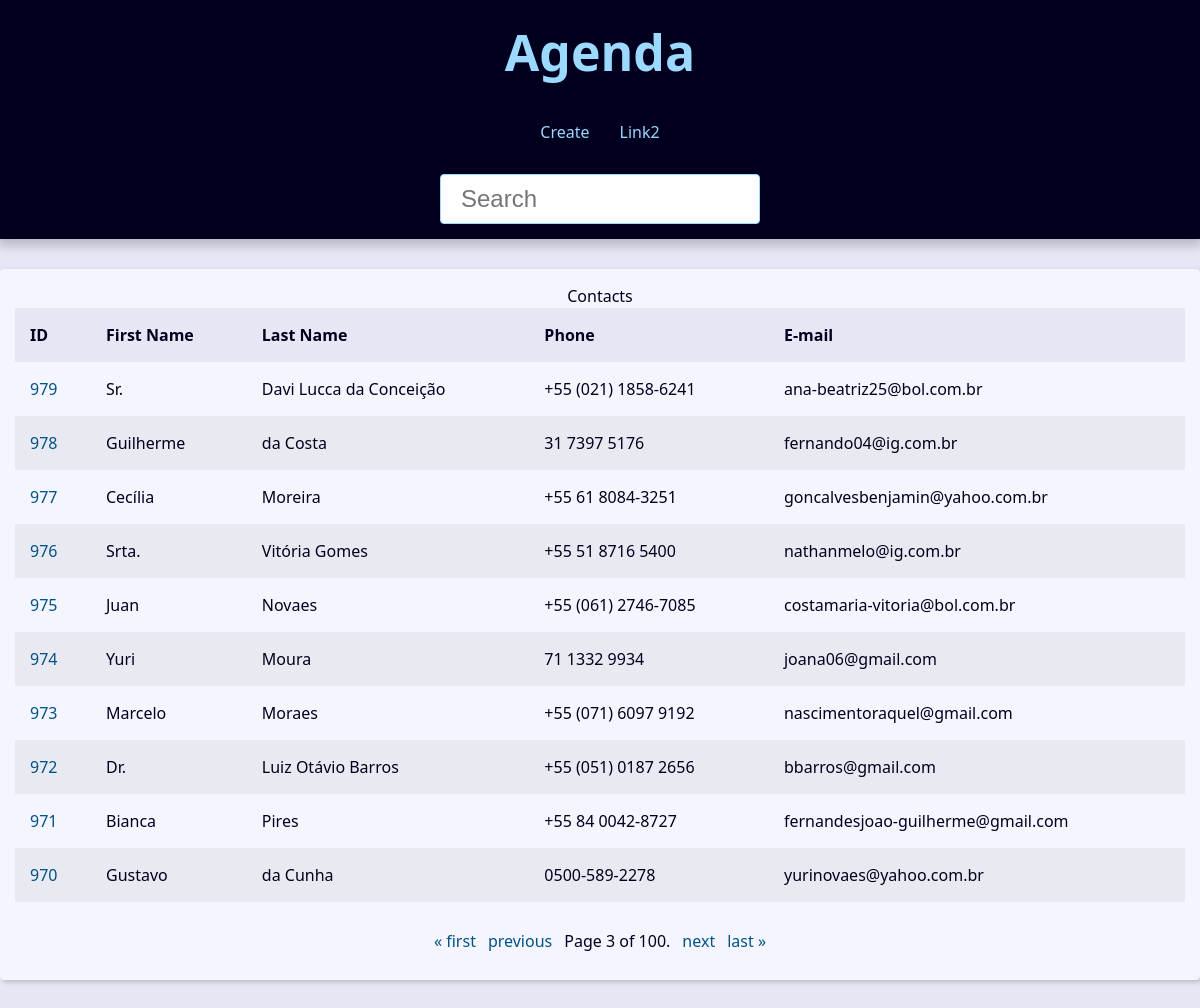
The app's page /?page=3&q= with its own data.
### contact/models.py (models this page shows, shortened)
class Contact(models.Model):
    first_name = models.CharField(max_length=50)
    last_name = models.CharField(max_length=50)
    phone = models.CharField(max_length=50)
    email = models.EmailField(max_length=254, blank=True)
    created_date = models.DateTimeField(default=timezone.now)
    description = models.TextField(blank=True)
    show = models.BooleanField(default=True)
    picture = models.ImageField(blank=True, upload_to='pictures/%Y/%m')
    category = models.ForeignKey(Category, on_delete=models.SET_NULL, blank=True, null=True)
    owner = models.ForeignKey(User, on_delete=models.SET_NULL, blank=True, null=True)

### contact/views/contact_views.py (the view)
# urls.py: path('', views.index, name='index'),  # type: ignore
def index(request):
    contacts = Contact.objects \
        .filter(show=True)\
        .order_by('-id')
    paginator = Paginator(contacts, 10)
    page_number = request.GET.get("page")
    page_obj = paginator.get_page(page_number)
    context = {
        'page_obj': page_obj,
        'site_title': 'Contatos - '
    }
    return render(
        request,
        'contact/index.html',
        context
    )

### contact/templates/contact/index.html
{% extends 'global/base.html' %}
{% block content %}
  {% if page_obj %}
    <div class="responsive-table">
      <table class="contacts-table">
        <caption class="table-cation">Contacts</caption>
        <thead>
          <tr class="table-row table-row-header">
            <th class="table-header">ID</th>
            <th class="table-header">First Name</th>
            <th class="table-header">Last Name</th>
            <th class="table-header">Phone</th>
            <th class="table-header">E-mail</th>
          </tr>
        </thead>
        <tbody>
          {% for contact in page_obj %}
            <tr class="table-row">
              <td class="table-cel">
                <a href="{% url 'contact:contact' contact.id %}" class="table-link">{{ contact.id }}</a>
              </td>
              <td class="table-cel">{{ contact.first_name }}</td>
              <td class="table-cel">{{ contact.last_name }}</td>
              <td class="table-cel">{{ contact.phone }}</td>
              <td class="table-cel">{{ contact.email }}</td>
            </tr>
          {% endfor %}
        </tbody>
      </table>
    </div>
  {% else %}
    <div class="single-contact">
      <h1 class="single-contact-name">Nenhum contato encontrado.</h1>
    </div>
  {% endif %}
{% endblock %}

### base_static/global/css/style.css (style rules this page uses)
:root { --spacing: 1.5rem; --link-dark-color: rgb(0, 83, 134); --link-light-color: rgb(156, 217, 255); --clr-white: rgb(245, 245, 255); --clr-black: rgb(0, 0, 30); --clr-light-gray: rgb(230, 230, 245); --clr-dark-shadow-5: rgba(0, 0, 10, 5%); --clr-dark-shadow-10: rgba(0, 0, 10, 10%); --clr-dark-shadow-20: rgba(0, 0, 10, 20%); --clr-light-shadow-5: rgba(200, 200, 255, 5%); --clr-light-shadow-10: rgba(200, 200, 255, 10%); --clr-light-shadow-20: rgba(200, 200, 255, 20%); --main-page-width: 120rem; --table-min-width: 60rem; --biggest-font-size: 5rem; --bigger-font-size: 4rem; --big-font-size: 3.2rem; --medium-font-size: 2.4rem; --small-font-size: 1.6rem; --smaller-font-size: 1.4rem; --smallest-font-size: 1.2rem; --transition-fast: 300ms; --transition-medium: 600ms; --transition-slow: 1s; --default-border-radius: 4px; }
*, *::before, *::after { margin: 0; padding: 0; box-sizing: border-box; }
html { font-size: 62.5%; }
body { font-family: system-ui, -apple-system, BlinkMacSystemFont, 'Segoe UI', Roboto, Oxygen, Ubuntu, Cantarell, 'Open Sans', 'Helvetica Neue', sans-serif; line-height: 1.5; font-size: var(--small-font-size); color: var(--clr-black); -webkit-font-smoothing: antialiased; background: var(--clr-light-gray); }
.responsive-table { width: 100%; overflow-x: auto; }
.contacts-table { width: 100%; min-width: var(--table-min-width); border-collapse: collapse; }
.table-row { text-align: left; text-overflow: ellipsis; transition: background-color var(--transition-fast) ease-in-out; }
.table-row:nth-of-type(2n) { background: var(--clr-dark-shadow-5); }
.table-row-header { background: var(--clr-light-gray); color: var(--clr-black); }
.table-cel, .table-header { padding: var(--spacing); }
.table-link { color: var(--link-dark-color); transition: color var(--transition-fast) ease-in-out; text-decoration: none; }

### records on screen
Contact: id "979", first_name "Sr.", last_name "Davi Lucca da Conceição", phone "+55 (021) 1858-6241", email "ana-beatriz25@bol.com.br"
Contact: id "978", first_name "Guilherme", last_name "da Costa", phone "31 7397 5176", email "fernando04@ig.com.br"
Contact: id "977", first_name "Cecília", last_name "Moreira", phone "+55 61 8084-3251", email "goncalvesbenjamin@yahoo.com.br"
Contact: id "976", first_name "Srta.", last_name "Vitória Gomes", phone "+55 51 8716 5400", email "nathanmelo@ig.com.br"
Contact: id "975", first_name "Juan", last_name "Novaes", phone "+55 (061) 2746-7085", email "costamaria-vitoria@bol.com.br"
Contact: id "974", first_name "Yuri", last_name "Moura", phone "71 1332 9934", email "joana06@gmail.com"
Contact: id "973", first_name "Marcelo", last_name "Moraes", phone "+55 (071) 6097 9192", email "nascimentoraquel@gmail.com"
Contact: id "972", first_name "Dr.", last_name "Luiz Otávio Barros", phone "+55 (051) 0187 2656", email "bbarros@gmail.com"
Contact: id "971", first_name "Bianca", last_name "Pires", phone "+55 84 0042-8727", email "fernandesjoao-guilherme@gmail.com"
Contact: id "970", first_name "Gustavo", last_name "da Cunha", phone "0500-589-2278", email "yurinovaes@yahoo.com.br"

### other values on screen
{{ page_obj.number }} "3"
{{ page_obj.paginator.num_pages }} "100"
